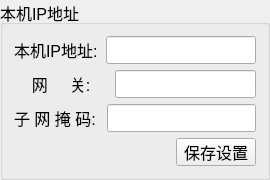
  <widget class="QGroupBox" name="hostIPSetBox">
   <property name="geometry">
    <rect>
     <x>1060</x>
     <y>160</y>
     <width>270</width>
     <height>170</height>
    </rect>
   </property>
   <property name="font">
    <font>
     <pointsize>12</pointsize>
    </font>
   </property>
   <property name="title">
    <string>本机IP地址</string>
   </property>
   <layout class="QVBoxLayout" name="verticalLayout_3">
    <item>
     <layout class="QHBoxLayout" name="horizontalLayout">
      <item>
       <widget class="QLabel" name="label_myip">
        <property name="minimumSize">
         <size>
          <width>0</width>
          <height>28</height>
         </size>
        </property>
        <property name="maximumSize">
         <size>
          <width>16777215</width>
          <height>28</height>
         </size>
        </property>
        <property name="font">
         <font>
          <pointsize>12</pointsize>
         </font>
        </property>
        <property name="text">
         <string>本机IP地址:</string>
        </property>
       </widget>
      </item>
      <item>
       <widget class="QLineEdit" name="m_myip">
        <property name="sizePolicy">
         <sizepolicy hsizetype="Expanding" vsizetype="Preferred">
          <horstretch>0</horstretch>
          <verstretch>0</verstretch>
         </sizepolicy>
        </property>
        <property name="minimumSize">
         <size>
          <width>0</width>
          <height>28</height>
         </size>
        </property>
        <property name="maximumSize">
         <size>
          <width>150</width>
          <height>28</height>
         </size>
        </property>
        <property name="font">
         <font>
          <pointsize>12</pointsize>
         </font>
        </property>
        <property name="echoMode">
         <enum>QLineEdit::Normal</enum>
        </property>
       </widget>
      </item>
     </layout>
    </item>
    <item>
     <layout class="QHBoxLayout" name="horizontalLayout_15">
      <item>
       <widget class="QLabel" name="label_gateway">
        <property name="minimumSize">
         <size>
          <width>0</width>
          <height>28</height>
         </size>
        </property>
        <property name="maximumSize">
         <size>
          <width>16777215</width>
          <height>28</height>
         </size>
        </property>
        <property name="font">
         <font>
          <pointsize>12</pointsize>
         </font>
        </property>
        <property name="text">
         <string>    网     关:    </string>
        </property>
       </widget>
      </item>
      <item>
       <widget class="QLineEdit" name="m_gateway">
        <property name="sizePolicy">
         <sizepolicy hsizetype="Expanding" vsizetype="Preferred">
          <horstretch>0</horstretch>
          <verstretch>0</verstretch>
         </sizepolicy>
        </property>
        <property name="minimumSize">
         <size>
          <width>0</width>
          <height>28</height>
         </size>
        </property>
        <property name="maximumSize">
         <size>
          <width>150</width>
          <height>28</height>
         </size>
        </property>
        <property name="font">
         <font>
          <pointsize>12</pointsize>
         </font>
        </property>
        <property name="echoMode">
         <enum>QLineEdit::Normal</enum>
        </property>
       </widget>
      </item>
     </layout>
    </item>
    <item>
     <layout class="QHBoxLayout" name="horizontalLayout_4">
      <item>
       <widget class="QLabel" name="label_subnetMask">
        <property name="minimumSize">
         <size>
          <width>0</width>
          <height>28</height>
         </size>
        </property>
        <property name="maximumSize">
         <size>
          <width>16777215</width>
          <height>28</height>
         </size>
        </property>
        <property name="font">
         <font>
          <pointsize>12</pointsize>
         </font>
        </property>
        <property name="text">
         <string>子 网 掩 码: </string>
        </property>
       </widget>
      </item>
      <item>
       <widget class="QLineEdit" name="m_subnetMask">
        <property name="sizePolicy">
         <sizepolicy hsizetype="Expanding" vsizetype="Preferred">
          <horstretch>0</horstretch>
          <verstretch>0</verstretch>
         </sizepolicy>
        </property>
        <property name="minimumSize">
         <size>
          <width>0</width>
          <height>28</height>
         </size>
        </property>
        <property name="maximumSize">
         <size>
          <width>150</width>
          <height>28</height>
         </size>
        </property>
        <property name="font">
         <font>
          <pointsize>12</pointsize>
         </font>
        </property>
        <property name="echoMode">
         <enum>QLineEdit::Normal</enum>
        </property>
       </widget>
      </item>
     </layout>
    </item>
    <item>
     <layout class="QHBoxLayout" name="horizontalLayout_16">
      <item>
       <spacer name="horizontalSpacer">
        <property name="orientation">
         <enum>Qt::Horizontal</enum>
        </property>
        <property name="sizeHint" stdset="0">
         <size>
          <width>40</width>
          <height>20</height>
         </size>
        </property>
       </spacer>
      </item>
      <item>
       <widget class="QPushButton" name="pushButton_saveHostIP">
        <property name="minimumSize">
         <size>
          <width>0</width>
          <height>28</height>
         </size>
        </property>
        <property name="maximumSize">
         <size>
          <width>16777215</width>
          <height>28</height>
         </size>
        </property>
        <property name="font">
         <font>
          <pointsize>12</pointsize>
         </font>
        </property>
        <property name="text">
         <string>保存设置</string>
        </property>
       </widget>
      </item>
     </layout>
    </item>
   </layout>
  </widget>
